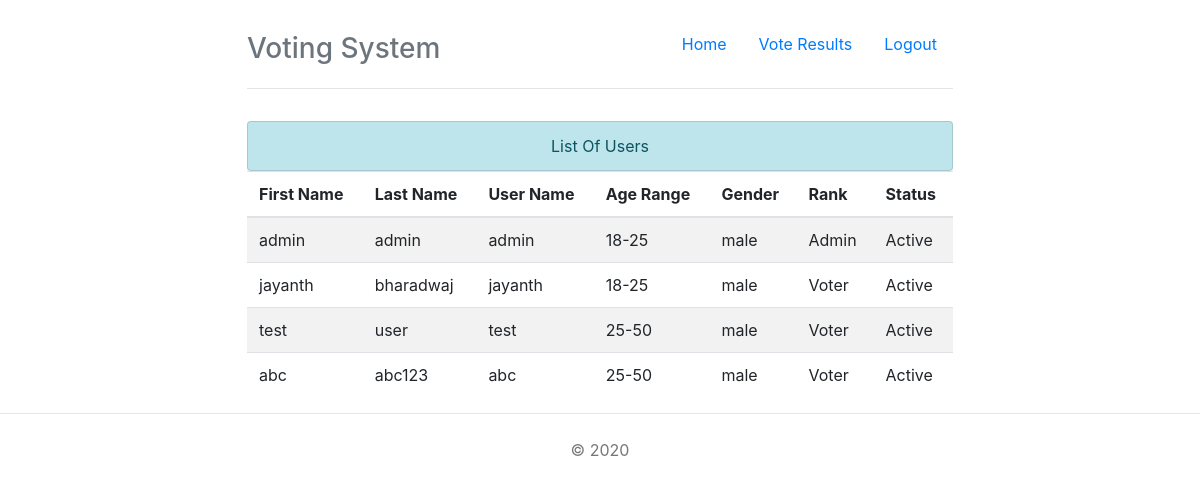
/users.php (signed in), run on the app's committed database.
### tables this page shows
CREATE TABLE `users` (
  `UserId` int(11) NOT NULL,
  `firstName` varchar(255) NOT NULL,
  `lastName` varchar(255) NOT NULL,
  `userName` varchar(255) NOT NULL,
  `ageRange` varchar(255) NOT NULL,
  `gender` varchar(255) NOT NULL,
  `password` varchar(255) NOT NULL,
  `role` int(11) NOT NULL,
  `status` int(11) NOT NULL
);

### users.php (the view, shortened to what this page needs)
<?php
include "head.php";
?>
<body>
  <div class="container">
    <?php include "navbar.php"; ?>
    <?php if ($_SESSION) {
      if ($_SESSION['rank'] == 'admin') {
        include "connection.php";
    ?>
        <ul class="list-group">
          <center>
            <li class="list-group-item list-group-item-info">List Of Users</li>
          </center>
        </ul>
        <?php
        $uq = "SELECT * FROM users";
        $uqr = mysqli_query($conn, $uq);
        if (mysqli_num_rows($uqr) < 1) {
          echo '<font color="red">No Users found</font>';
        } else { ?>
          <table class="table table-striped table-hover">
            <thead>
              <tr>
                <th>First Name</th>
                <th>Last Name</th>
                <th>User Name</th>
                <th>Age Range</th>
                <th>Gender</th>
                <th>Rank</th>
                <th>Status</th>
              </tr>
            </thead>
            <tbody>
              <?php
              while ($row = mysqli_fetch_array($uqr)) {
                $firstname = $row['firstName'];
                $lastname = $row['lastName'];
                $username = $row['userName'];
                $age = $row['ageRange'];
                $gender = $row['gender'];
                $rank = $row['role'];
                $status = $row['status'];
              ?> <tr>
                  <td><?php echo $firstname; ?></td>
                  <td><?php echo $lastname; ?></td>
                  <td><?php echo $username; ?></td>
                  <td><?php echo $age; ?></td>
                  <td><?php echo $gender; ?></td>
                  <td><?php if($rank == 1){echo "Voter";} if($rank == 2){echo "Admin";}?></td>
                  <td><?php if ($status == 1) {
                        echo "Active";
                      } else {
                        echo "Not Active";
                      } ?></td>
                </tr>
              <?php } ?>
            </tbody>
          </table>
        <?php }
        ?>
    <?php }
    } else {
      echo "You don't have access";
    } ?>
  </div>
  <?php include "footer.php"; ?>
</body>

### head.php (shortened to what this page needs)
<html lang="en">
<head>
  <link rel="stylesheet" href="https://maxcdn.bootstrapcdn.com/bootstrap/4.0.0/css/bootstrap.min.css">
  <link rel="stylesheet" href="custom.css" />
</head>

### navbar.php (shortened to what this page needs)
<div class="header clearfix">
  <nav>
    <ul class="nav nav-pills float-right">
      <li class="nav-item">
        <a class="nav-link" href="index.php">Home</span></a>
      </li>
      <?php if ($_SESSION) {
        if ($_SESSION['rank'] == 'admin') {
      ?>
          <li class="nav-item">
            <a class="nav-link" href="vote_results.php">Vote Results</a>
          </li>
      <?php }
      } ?>
      <?php if ($_SESSION) {
        ?>
        <li class="nav-item">
          <a class="nav-link" href="logout.php">Logout</a>
        </li>
      <?php } ?>
    </ul>
  </nav>
  <h3 class="text-muted">Voting System</h3>
</div>

### footer.php
<footer class="footer">
  <center>
    <p>&copy; <?php echo Date('Y'); ?></p>
  </center>
</footer>

### custom.css (style rules this page uses)
body { padding-top: 1.5rem; padding-bottom: 1.5rem; }
.header, .marketing, .footer { padding-right: 1rem; padding-left: 1rem; }
.header { padding-bottom: 1rem; border-bottom: .05rem solid #e5e5e5; }
.header h3 { margin-top: 0; margin-bottom: 0; line-height: 3rem; }
.footer { padding-top: 1.5rem; color: #777; border-top: .05rem solid #e5e5e5; }
@media (min-width: 48em) { .container { max-width: 46rem; } }
@media screen and (min-width: 48em) { .header, .marketing, .footer { padding-right: 0; padding-left: 0; } }
@media screen and (min-width: 48em) { .header { margin-bottom: 2rem; } }

### data on the page
users: firstName "admin", lastName "admin", userName "admin", ageRange "18-25", gender "male", shows "Admin", status "Active"
users: firstName "jayanth", lastName "bharadwaj", userName "jayanth", ageRange "18-25", gender "male", shows "Voter", status "Active"
users: firstName "test", lastName "user", userName "test", ageRange "25-50", gender "male", shows "Voter", status "Active"
users: firstName "abc", lastName "abc123", userName "abc", ageRange "25-50", gender "male", shows "Voter", status "Active"

### other printed values
Date('Y') "2020"
